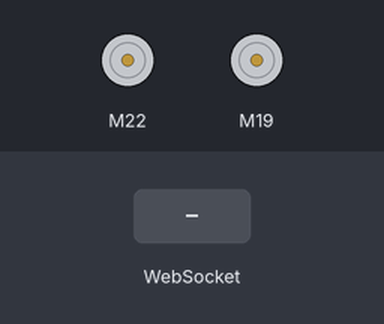
Bench run of a sketch on a simulated ESP32. Shown: 2 × DC motor (green arrow = forward, orange = backward, longer = faster). The inputs (shaded band) are chosen by the test bench. WiFi joins after 1.5 s; servers stay silent unless stated; storage starts empty; what the sketch prints to the serial monitor is not drawn.

Above: at 3.2 s.
3.3 s: WebSocket text "s" received
4.8 s: WebSocket text "f" received
At 5.1 s:
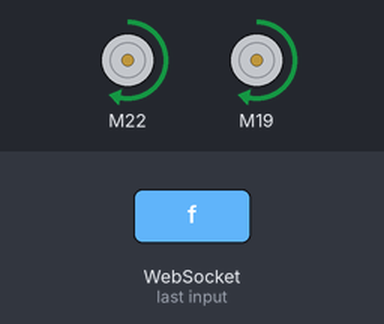
6.3 s: WebSocket text "b" received
At 7.5 s:
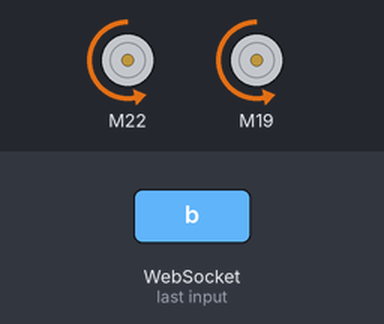
7.8 s: WebSocket text "r" received
At 8.6 s:
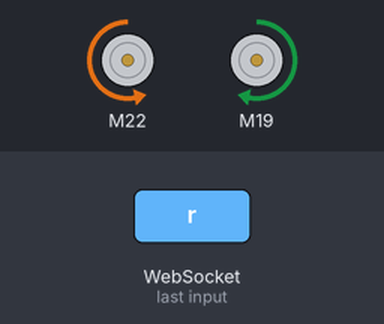
9.3 s: WebSocket text "l" received
At 9.8 s:
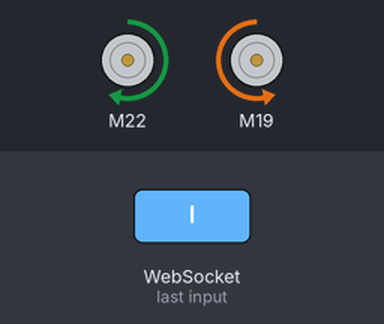
10.8 s: WebSocket text "ts" received
At 12.1 s:
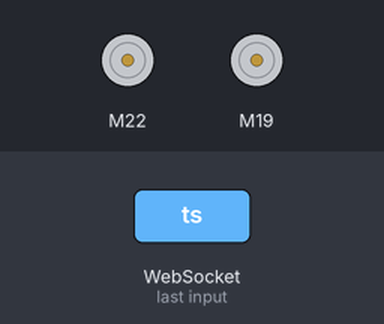
Timing chart, 0 to 13.3 s (numbered marks = the images above; inputs shaded):
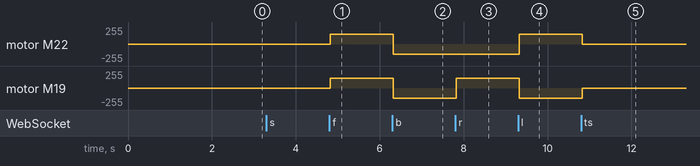

Measured:
- after the input at 4.8 s, motor M22, motor M19: stopped → forward 150/255 at once
- after the input at 6.3 s, motor M22, motor M19: forward 150/255 → backward 150/255 at once
- after the input at 7.8 s, motor M19: backward 150/255 → forward 150/255 at once
- after the input at 9.3 s, motor M22: backward 150/255 → forward 150/255 at once; motor M19: forward 150/255 → backward 150/255 at once
- after the input at 10.8 s, motor M22: forward 150/255 → stopped at once; motor M19: backward 150/255 → stopped at once

The sketch:

R2D2.ino
```cpp
#include <Arduino.h>
#include <WiFi.h>
#include <AsyncTCP.h>
#include <ESPAsyncWebServer.h>
#include "SPIFFS.h"
#include <Arduino_JSON.h>
#include <L298NX2.h>

// Wi-Fi connectivity config
const char *ssid = "SXC_Faculty";
const char *password = "x@v1er@123";
AsyncWebServer server(80);      // Create AsyncWebServer object on port 80
AsyncWebSocket ws("/ws");       // Create a WebSocket object
JSONVar readings;               // Json Variable to Hold Sensor Readings

// Motor config
const unsigned int EN_A = 1;
const unsigned int IN1_A = 22;
const unsigned int IN2_A = 23;

const unsigned int IN1_B = 19;
const unsigned int IN2_B = 21;
const unsigned int EN_B = 3;

L298NX2 motors(EN_A, IN1_A, IN2_A, EN_B, IN1_B, IN2_B);

//Motor state variables and configuration
const unsigned int LVL1 = 220;
const unsigned int LVL2 = 200;
const unsigned int LVL3 = 180;
const unsigned int LVL4 = 150;

unsigned int currSpeed = LVL4;
bool forwardLock = false;
unsigned int TURNINCR = -26;    //Lower values are faster

void messageReceived(void *, uint8_t *, size_t);

void initWiFi() {
  //Start up the onboard WiFi
  WiFi.mode(WIFI_STA);
  WiFi.begin(ssid, password);
  Serial.print("Connecting to WiFi ..");

  while (WiFi.status() != WL_CONNECTED) {
    Serial.print('.');
    delay(1000);
  }

  Serial.println(WiFi.localIP());
}

void initWebSocket() {
  ws.onEvent(onEvent);          //Upon receiving any transmission on the WebSocket port, execute callback
  server.addHandler(&ws);       // Register the WebSocket object with the WebServer
}

void initCommsSystems(){
  initWiFi();
  initWebSocket();

  server.on("/", HTTP_GET, [](AsyncWebServerRequest *request) {       // Serve the HTML controller file
    request->send(SPIFFS, "/index.html", "text/html");
  });
  server.serveStatic("/", SPIFFS, "/");

  server.begin();
}

void initSPIFFS() {
  //Mount the ESP filesystem
  if (!SPIFFS.begin(true)) {
    Serial.println("An error has occurred while mounting SPIFFS");
    return;
  }
  Serial.println("SPIFFS mounted.");
}

void onEvent(AsyncWebSocket *server, AsyncWebSocketClient *client, AwsEventType type, void *frame, uint8_t *data, size_t len) {
  switch (type) {
    case WS_EVT_CONNECT:
      Serial.printf("WebSocket client #%u connected from %s\n", client->id(), client->remoteIP().toString().c_str());
      break;

    case WS_EVT_DISCONNECT:
      Serial.printf("WebSocket client #%u disconnected\n", client->id());
      break;

    case WS_EVT_DATA:
      messageReceived(frame, data, len);
      break;

    case WS_EVT_PONG:
    case WS_EVT_ERROR:
      Serial.println("An error occured while a client tried to connect.");
      break;
  }
}

void notifyClients(String reply) {
  ws.textAll(reply);
}

String handleMessage(uint8_t *data){
  char *msg = (char*)data;

  if(strcmp(msg, "s") == 0){
    motors.stop();
    motors.setSpeed(currSpeed);
    return "Stop";
  }
   else if(strcmp(msg, "ts") == 0){
     motors.stop();
     motors.setSpeed(currSpeed);
      return "Stopped";
   }
  else if(strcmp(msg, "read") == 0){
     return "Speed: " + motors.getSpeedA();
  }
  else if (strcmp(msg, "f") == 0) {
    if(!forwardLock){
     motors.forward();
    }
    return "Moving Forward";
  }
  else if(strcmp(msg, "b") == 0) {
     motors.backward();
    return "Moving Behind";
  }
  else if(strcmp(msg, "r") == 0) {
     motors.forwardB();
     motors.backwardA();
    return "Moving Right";
  }
  else if(strcmp(msg, "l") == 0) {
     motors.backwardB();
     motors.forwardA();
    return "Moving Left";
  }

   else if(strcmp(msg, "spup") == 0){
      unsigned int upped = motors.getSpeedA() - 15;
      upped = upped > 0 ? upped : 0;
      motors.setSpeed(upped);
     return "Speed upped by 15";
   }
   else if(strcmp(msg, "spdw") == 0){
      unsigned int downed = motors.getSpeedA() + 15;
      downed = downed < 230 ? downed : 230;
      motors.setSpeed(downed);
     return "Speed downed by 15";
   }
  else if(strcmp(msg, "sp1") == 0){
    currSpeed = LVL1;
    motors.setSpeed(LVL1);
    return "Speed Level 1";
  }
  else if(strcmp(msg, "sp2") == 0){
    currSpeed = LVL2;
    motors.setSpeed(LVL2);
    return "Speed Level 2";
  }
  else if(strcmp(msg, "sp3") == 0){
    currSpeed = LVL3;
    motors.setSpeed(LVL3);
    return "Speed Level 3";
  }
  else if(strcmp(msg, "sp4") == 0){
    currSpeed = LVL4;
    motors.setSpeed(LVL4);
    return "Speed Level 4";
  }
  else {
    return "";
  }
}

void messageReceived(void *arg, uint8_t *data, size_t len) {
  AwsFrameInfo *info = (AwsFrameInfo*)arg;

  if (info->final && info->index == 0 && info->len == len && info->opcode == WS_TEXT) {
    data[len] = 0;
    String message = (char*)data;

    //Check if the message is "getReadings"
    String reply = handleMessage(data);
    Serial.print(reply);
    notifyClients(reply);
  }
}

void setup() {
  Serial.begin(115200);
  initSPIFFS();
  initCommsSystems();
  motors.setSpeed(currSpeed);
}

void loop() {
  ws.cleanupClients(50);
}
```
